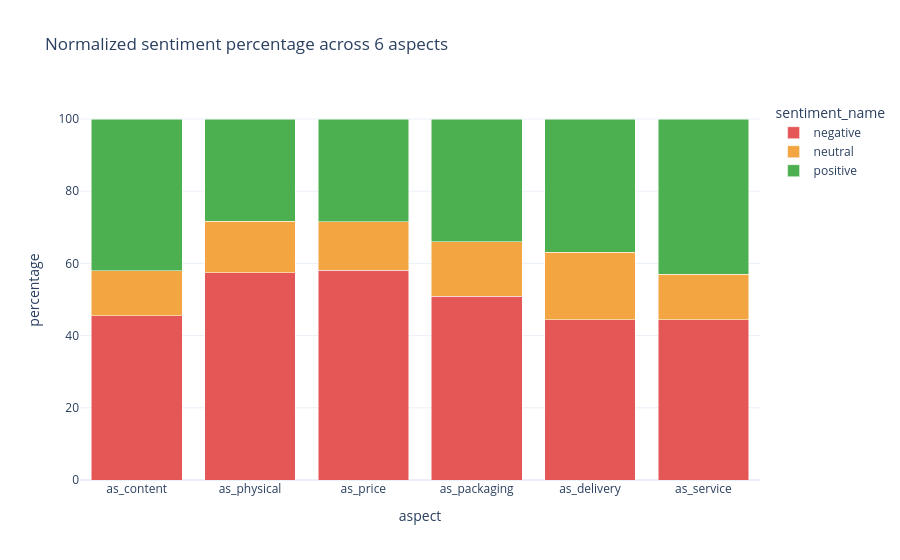

This figure's notebook cell:
### Markdown cell above
## Stacked Bar Chart: Sentiment % Across 6 Aspects

### Code cell
aspect_rows = []
for aspect in ASPECT_COLS:
    subset = df[[aspect, "sentiment_name"]].dropna()
    total = len(subset)
    if total == 0:
        continue
    counts = subset["sentiment_name"].value_counts().reindex(SENTIMENT_ORDER).fillna(0)
    for sentiment in SENTIMENT_ORDER:
        aspect_rows.append(
            {
                "aspect": aspect,
                "sentiment_name": sentiment,
                "percent": float(counts.get(sentiment, 0) * 100 / total),
            }
        )

aspect_pct = pd.DataFrame(aspect_rows)
fig = px.bar(
    aspect_pct,
    x="aspect",
    y="percent",
    color="sentiment_name",
    barmode="stack",
    color_discrete_map=SENTIMENT_COLORS,
    title="Normalized sentiment percentage across 6 aspects",
)
fig.update_layout(
    xaxis_title="aspect",
    yaxis_title="percentage",
    template="plotly_white",
)
fig.show()

### Figure 1 — Plotly figure (JSON) as saved in the notebook; plotly's stock layout.template omitted (floating-point values rounded to 4 significant figures)
{"data": [{"alignmentgroup": "True", "hovertemplate": "sentiment_name=negative<br>aspect=%{x}<br>percent=%{y}<extra></extra>", "legendgroup": "negative", "marker": {"color": "#e45756", "pattern": {"shape": ""}}, "name": "negative", "offsetgroup": "negative", "orientation": "v", "showlegend": true, "textposition": "auto", "type": "bar", "x": ["as_content", "as_physical", "as_price", "as_packaging", "as_delivery", "as_service"], "xaxis": "x", "y": [45.57, 57.46, 58.06, 50.97, 44.39, 44.37], "yaxis": "y"}, {"alignmentgroup": "True", "hovertemplate": "sentiment_name=neutral<br>aspect=%{x}<br>percent=%{y}<extra></extra>", "legendgroup": "neutral", "marker": {"color": "#f2a541", "pattern": {"shape": ""}}, "name": "neutral", "offsetgroup": "neutral", "orientation": "v", "showlegend": true, "textposition": "auto", "type": "bar", "x": ["as_content", "as_physical", "as_price", "as_packaging", "as_delivery", "as_service"], "xaxis": "x", "y": [12.47, 14.17, 13.44, 15.0, 18.64, 12.58], "yaxis": "y"}, {"alignmentgroup": "True", "hovertemplate": "sentiment_name=positive<br>aspect=%{x}<br>percent=%{y}<extra></extra>", "legendgroup": "positive", "marker": {"color": "#4caf50", "pattern": {"shape": ""}}, "name": "positive", "offsetgroup": "positive", "orientation": "v", "showlegend": true, "textposition": "auto", "type": "bar", "x": ["as_content", "as_physical", "as_price", "as_packaging", "as_delivery", "as_service"], "xaxis": "x", "y": [41.97, 28.37, 28.5, 34.03, 36.97, 43.05], "yaxis": "y"}], "layout": {"barmode": "stack", "legend": {"title": {"text": "sentiment_name"}, "tracegroupgap": 0}, "title": {"text": "Normalized sentiment percentage across 6 aspects"}, "xaxis": {"anchor": "y", "domain": [0, 1], "title": {"text": "aspect"}}, "yaxis": {"anchor": "x", "domain": [0, 1], "title": {"text": "percentage"}}}}
